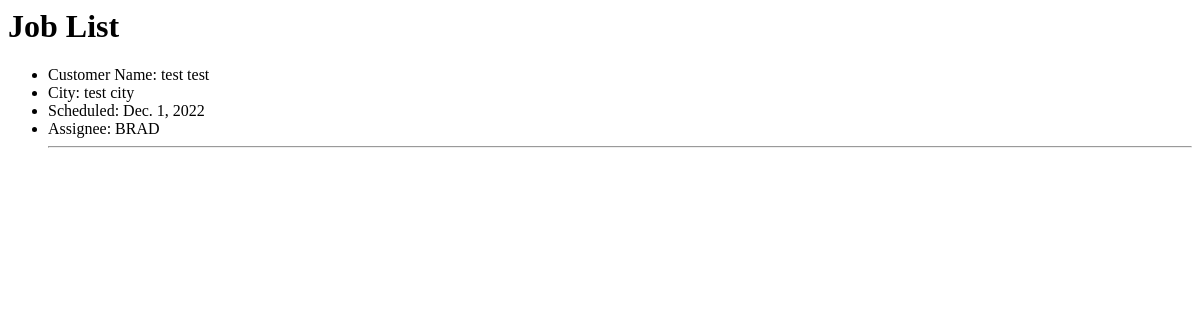
Before: / with the older database file.
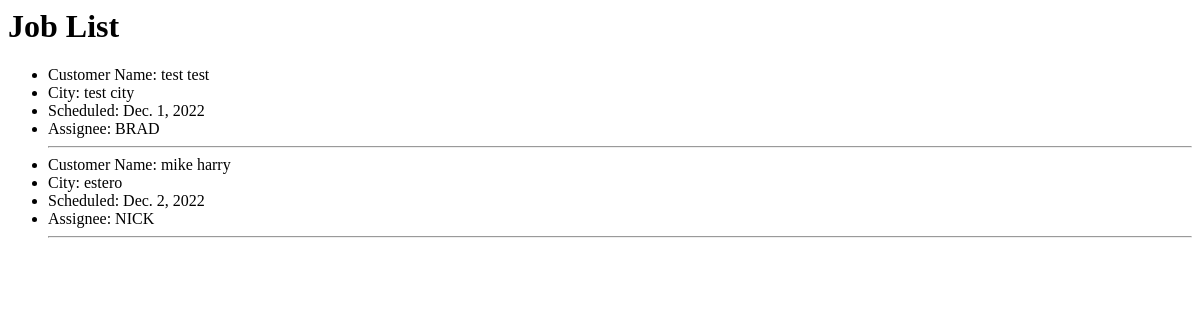
After: the same page with the newer database file.
### cal/models.py (models this page shows)
class Form(models.Model):
    first_name = models.CharField(max_length=200)
    last_name = models.CharField(max_length=200)
    phone_num = models.CharField(max_length=10)
    str_addr = models.CharField(max_length=200)
    city = models.CharField(max_length=50)
    zip = models.CharField(max_length=5)
    job_details = models.CharField(max_length=500)
    assignee = models.CharField(max_length=10, choices=ASSIGNED_TO, default='other')
    sched_on = models.DateField()
    class Meta:
        db_table = 'cal_form'

### cal/views.py (the view)
# urls.py: path('', views.JobList.as_view(), name='home'),
class JobList(generic.ListView):
    model = Form
    template_name = 'index.html'

### cal/templates/index.html
<h1>Job List</h1>
<ul>
    {% for object in object_list %}
    <li>Customer Name: {{ object.first_name }} {{object.last_name }}</li>
    <li>City: {{ object.city }}</li>
    <li>Scheduled: {{ object.sched_on }}</li>
    <li>Assignee: {{ object.assignee }}</li>
    <hr/>
    {% empty %}
    <li>No jobs have been added</li>
    {% endfor %}
</ul>

Changed rows visible on the page:
added Form: first_name "mike", last_name "harry", city "estero", sched_on "Dec. 2, 2022", assignee "NICK"
